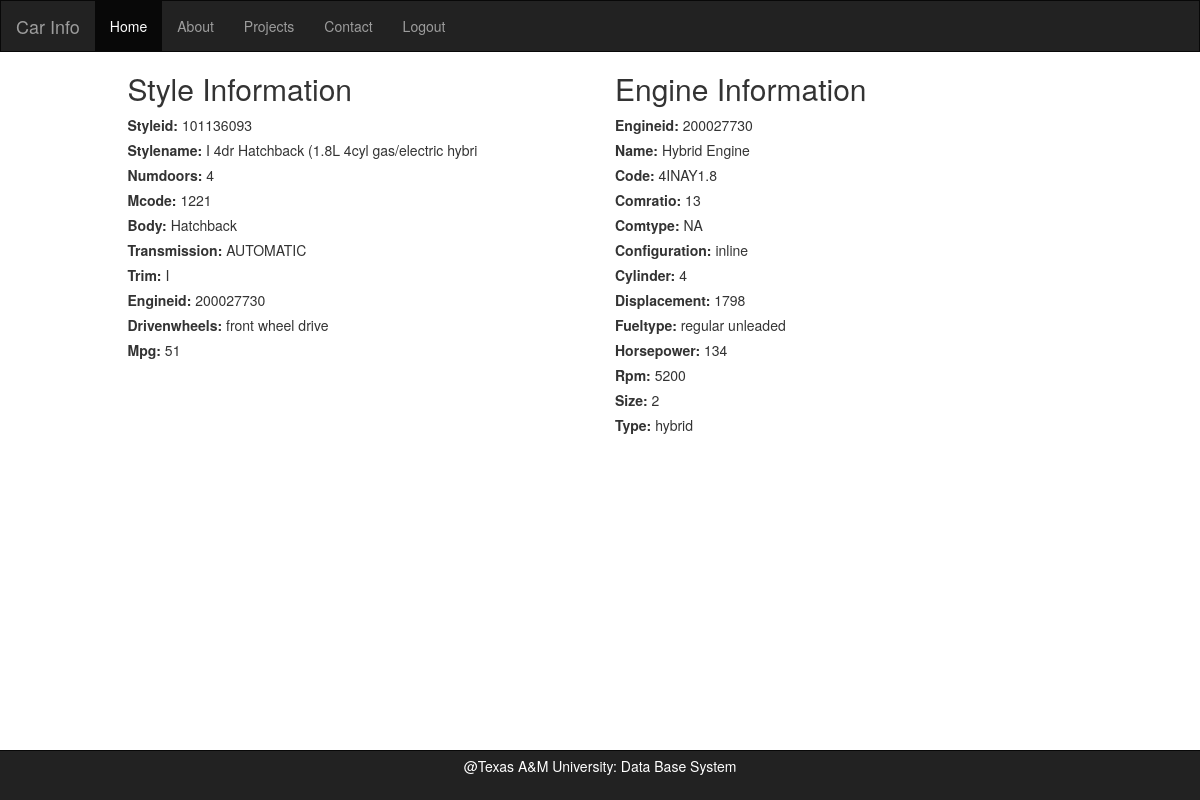
The app's page /details/index.php?styleid=101136093 with its own data.
### tables this page shows
CREATE TABLE `styles` (
  `styleId` int(11) NOT NULL,
  `stylename` varchar(45) DEFAULT NULL,
  `numDoors` int(11) DEFAULT NULL,
  `mCode` varchar(45) DEFAULT NULL,
  `body` varchar(45) DEFAULT NULL,
  `transmission` varchar(45) DEFAULT NULL,
  `trim` varchar(45) DEFAULT NULL,
  `engineid` int(11) DEFAULT NULL,
  `drivenWheels` varchar(45) DEFAULT NULL,
  `MPG` int(11) DEFAULT NULL,
  PRIMARY KEY (`styleId`)
);

CREATE TABLE `engine` (
  `engineid` int(11) NOT NULL,
  `name` varchar(80) DEFAULT NULL,
  `code` varchar(45) DEFAULT NULL,
  `comRatio` float DEFAULT NULL,
  `comType` varchar(45) DEFAULT NULL,
  `configuration` varchar(45) DEFAULT NULL,
  `cylinder` int(11) DEFAULT NULL,
  `displacement` float DEFAULT NULL,
  `fuelType` varchar(45) DEFAULT NULL,
  `horsepower` int(11) DEFAULT NULL,
  `rpm` int(11) DEFAULT NULL,
  `size` int(11) DEFAULT NULL,
  `type` varchar(20) DEFAULT NULL,
  PRIMARY KEY (`engineid`)
);

### details/index.php (the view, shortened to what this page needs)
<?php
require_once('../header.php');
$styleid = $_GET['styleid'];
$query = "select * from styles where styles.styleId = $styleid";
$run = mysql_query ($query);
$row = mysql_fetch_assoc($run);
$engineid = '';
if ($run){
	$engineid = $row["engineid"];
}
?>
<body>
<div class = "container">
   <div class = 'row'>
    <div class = 'col-md-5 col-md-offset-1'>
    <h2>Style Information</h2>
    <?php
      foreach($row as $key=>$value){
      	 echo "<label>".ucwords(strtolower($key)).": </label>";
		 echo "<span>  ".$row[$key]." </span><br>";
      }
    ?>
   </div>
   <div class = "col-md-4">
    <h2>Engine Information</h2>
	<?php
	if (!empty($engineid)) {
		$query2 = "select * from engine where engineid = $engineid";
		$run2 = mysql_query ($query2);
		if ($run2) {
			 $row2 = mysql_fetch_assoc($run2);
	         foreach($row2 as $key=>$value){
	      	 echo "<label>".ucwords(strtolower($key)).": </label>";
			 echo "<span>  ".$row2[$key]." </span><br>";
      }
       ?>
    </div>
    </div>
	<?php
     }
 }
	?>
</div>
</body>
<?php
require_once('../footer.php');
?>

### css/login.css (style rules this page uses)
body, html { height: 100%; background-repeat: no-repeat; }

### records on screen
styles: styleId "101136093", stylename "I 4dr Hatchback (1.8L 4cyl gas/electric hybri", numDoors "4", mCode "1221", body "Hatchback", transmission "AUTOMATIC", trim "I", engineid "200027730", drivenWheels "front wheel drive", MPG "51"
engine: engineid "200027730", name "Hybrid Engine", code "4INAY1.8", comRatio "13", comType "NA", configuration "inline", cylinder "4", displacement "1798", fuelType "regular unleaded", horsepower "134", rpm "5200", size "2", type "hybrid"

### other values on screen
$key "Styleid"
$key "Stylename"
$key "Numdoors"
$key "Mcode"
$key "Body"
$key "Transmission"
$key "Trim"
$key "Engineid"
$key "Drivenwheels"
$key "Mpg"
$key "Name"
$key "Code"
$key "Comratio"
$key "Comtype"
$key "Configuration"
